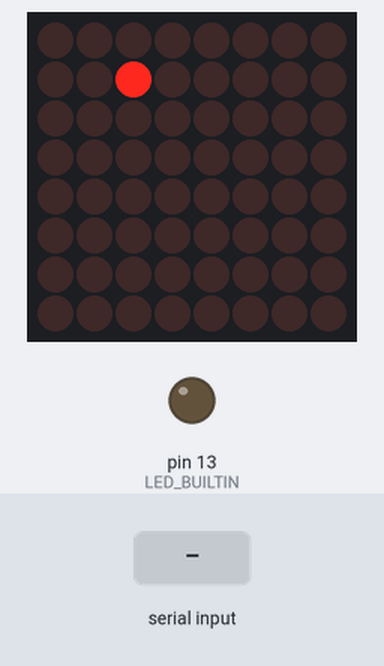
Bench run of a sketch on a simulated Arduino Uno, built with avr-gcc and run on an emulated ATmega328P. Shown: 8×8 LED matrix, output pins drawn as LEDs (lit = HIGH). The test bench sets the inputs (shaded band). Random numbers use the default seed unless the sketch sets one.

Above: at 1.6 s.
1.7 s: "s" received over Serial
At 2.8 s:
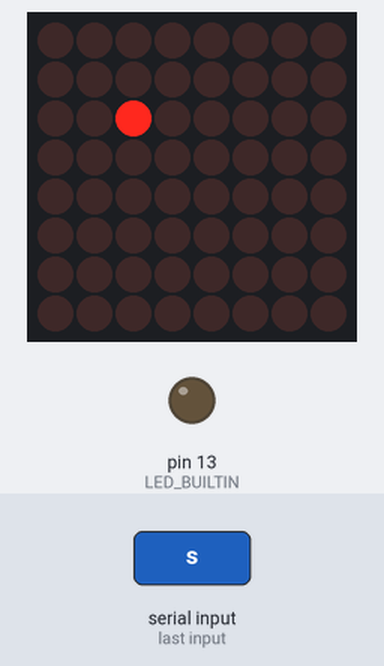
4.7 s: "a" received over Serial
At 7.5 s:
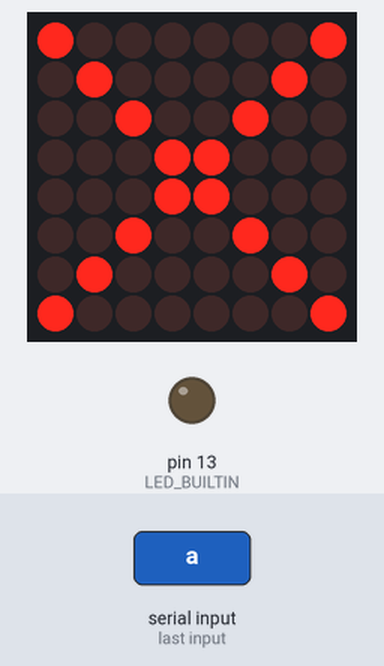
7.7 s: "w" received over Serial
At 9.9 s:
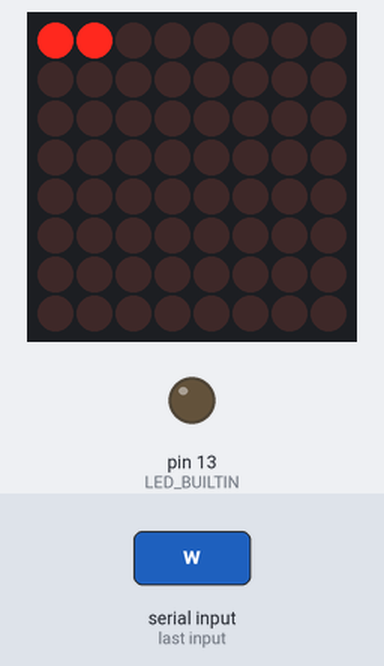
10.7 s: "s" received over Serial
At 13.0 s:
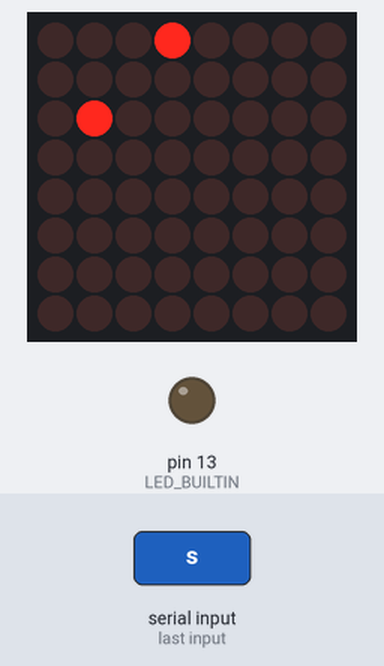
13.7 s: "d" received over Serial
At 15.0 s:
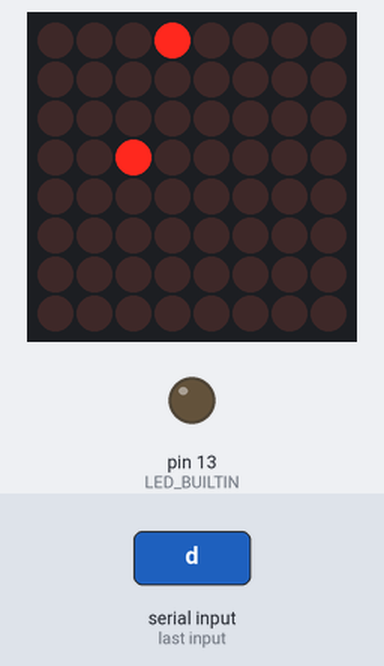
16.7 s: "w" received over Serial
At 17.8 s:
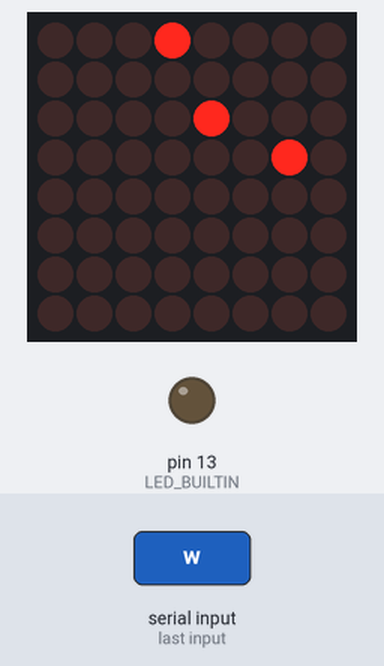
Timing chart, 0 to 19.7 s (numbered marks = the images above; inputs shaded):
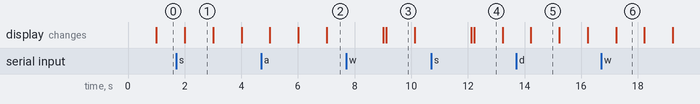

Measured:
- what the display in image 1 shows lasts 1.0 s, from 2.0 s to 3.0 s

The sketch:

ledmatrix.ino
```cpp
#include "had.h"

unsigned long cas_predtim = millis();
Casovac casovac_akt = Casovac(1000);
Casovac casovac_jablko = Casovac(3000);

void setup() {
  randomSeed(analogRead(A0));

  pinMode(LED_BUILTIN, OUTPUT);

  led.shutdown(0, false);
  led.setIntensity(0, 2);
  led.clearDisplay(0);

  Serial.begin(9600);

  interrupts();
}

void loop() {
  unsigned long cas_ted = millis();
  unsigned long delta = cas_ted - cas_predtim;
  cas_predtim = cas_ted;
  casovac_akt.aktualizuj(delta);
  casovac_jablko.aktualizuj(delta);

  if (casovac_jablko.reset_pokud_pripraven())
  {
    while (true)
    {
      byte x = random(HAD_ROZMER);
      byte y = random(HAD_ROZMER);

      if (had_mapa[x][y] != MAPA_PRAZDNE)
      {
        continue;
      }

      had_mapa[x][y] = MAPA_JABLKO;
      break;
    }
  }

  if (casovac_akt.reset_pokud_pripraven())
  {
    had.aktualizuj_pozici();
    had_aktualizuj_mapu();
    led_vysvit();
  }

  if (Serial.available() > 0)
  {
    char smer = Serial.read();
    switch (smer)
    {
      case 'w':
        had.smer = SMER_NAHORU;
        break;
      case 's':
        had.smer = SMER_DOLU;
        break;
      case 'a':
        had.smer = SMER_DOLEVA;
        break;
      case 'd':
        had.smer = SMER_DOPRAVA;
        break;
    }
  }
  delay(100);
}
```

had.cpp
```cpp
#include "had.h"

LedControl led = LedControl(DATA_IN, CLK, CS, 1);

byte had_mapa[HAD_ROZMER][HAD_ROZMER] = { 0 };
Had had((Pozice(1, 1)));
Pozice had_smery[4] = {
  Pozice(0, 1),
  Pozice(0, -1),
  Pozice(1, 0),
  Pozice(-1, 0)
};

Pozice::Pozice(byte x, byte y) : x(x), y(y)
{

}

Pozice Pozice::operator+(const Pozice& jina)
{
  return Pozice(this->x + jina.x, this->y + jina.y);
}

bool Pozice::je_validni()
{
  return  this->x < HAD_ROZMER &&
          this->y < HAD_ROZMER;
}

Had::Had(Pozice zacatek, byte smer): smer(smer)
{
  this->pocet_kusu = 1;
  this->souradnice_kusu[0] = zacatek;
}

void Had::aktualizuj_pozici()
{
  this->souradnice_smazana = this->souradnice_kusu[this->pocet_kusu - 1];

  Pozice pristi = this->souradnice_kusu[0] + had_smery[this->smer];

  if (!pristi.je_validni() || had_mapa[pristi.x][pristi.y] == MAPA_HAD)
  {
    had_reset();
    return;
  }

  for (byte x = this->pocet_kusu - 1; x > 0; x--)
  {
    this->souradnice_kusu[x] = this->souradnice_kusu[x - 1];
  }
  this->souradnice_kusu[0] = pristi;

  if (had_mapa[pristi.x][pristi.y] == MAPA_JABLKO)
  {
    this->pocet_kusu++;
    this->souradnice_kusu[this->pocet_kusu - 1] = this->souradnice_smazana;
    this->souradnice_smazana = Pozice(HAD_NEMAZAT, HAD_NEMAZAT);
  }
}

Casovac::Casovac(unsigned long cas_oznameni) : cas_oznameni(cas_oznameni), cas_akumulator(0)
{

}

void Casovac::aktualizuj(unsigned long cas_delta)
{
  this->cas_akumulator += cas_delta;
}
bool Casovac::je_pripraven()
{
  return this->cas_akumulator >= this->cas_oznameni;
}
bool Casovac::reset_pokud_pripraven()
{
  if (this->je_pripraven())
  {
    this->reset();
    return true;
  }
  else return false;
}
void Casovac::reset()
{
  this->cas_akumulator = 0;
}

void led_vysvit()
{
  for (byte i = 0; i < HAD_ROZMER; i++)
  {
    byte value = 0;
    for (byte j = 0; j < HAD_ROZMER; j++)
    {
      if (had_mapa[i][j] != 0)
      {
        value |= (1 << (HAD_ROZMER - j - 1));
      }
    }

    led.setRow(0, i, value);
  }
}

void had_reset()
{
  had_vyresetuj_mapu();

  for (byte x = 0; x < HAD_ROZMER; x++)
  {
    for (byte y = 0; y < HAD_ROZMER; y++)
    {
      if (x == y)
      {
        had_mapa[x][y] = 1;
        had_mapa[x][HAD_ROZMER - y - 1] = 1;
      }
    }
  }

  led_vysvit();
  delay(2000);

  had_vyresetuj_mapu();
  led.clearDisplay(0);

  had = Had(Pozice(1, 1));
}

void had_vyresetuj_mapu()
{
  memset(had_mapa, 0, sizeof(had_mapa));
}

void had_aktualizuj_mapu()
{
  for (byte i = 0; i < had.pocet_kusu; i++)
  {
    Pozice pozice = had.souradnice_kusu[i];
    had_mapa[pozice.x][pozice.y] = MAPA_HAD;
  }

  if (had.souradnice_smazana.x != HAD_NEMAZAT && had_mapa[had.souradnice_smazana.x][had.souradnice_smazana.y] == MAPA_HAD)
  {
    had_mapa[had.souradnice_smazana.x][had.souradnice_smazana.y] = MAPA_PRAZDNE;
  }
}
```

had.h
```cpp
#pragma once

#include "LedControl.h"

#define HAD_ROZMER (8)

#define DATA_IN 12
#define CLK 11
#define CS 10

extern LedControl led;

#define MAPA_PRAZDNE (0)
#define MAPA_HAD (1)
#define MAPA_JABLKO (2)

#define HAD_NEMAZAT (255)

#define SMER_DOPRAVA (0)
#define SMER_DOLEVA (1)
#define SMER_DOLU (2)
#define SMER_NAHORU (3)

void led_vysvit();
void had_reset();
void had_aktualizuj_mapu();
void had_vyresetuj_mapu();

struct Casovac
{
public:
  Casovac(unsigned long cas_oznameni = 1000);

  void aktualizuj(unsigned long cas_delta);
  bool je_pripraven();
  bool reset_pokud_pripraven();
  void reset();

private:
  unsigned long cas_oznameni;
  unsigned long cas_akumulator;
};

struct Pozice
{
  Pozice(byte x = 0, byte y = 0);

  Pozice operator+(const Pozice& jina);

  bool je_validni();

  byte x;
  byte y;
};

struct Had
{
public:
    Had(Pozice zacatek, byte smer = 0);

    void aktualizuj_pozici();

    byte pocet_kusu;
    byte smer;
    Pozice souradnice_kusu[64];
    Pozice souradnice_smazana;
};

extern byte had_mapa[HAD_ROZMER][HAD_ROZMER];
extern Had had;
extern Pozice had_smery[4];
extern Pozice jablka[32];
extern byte jablka_pocet;
```
